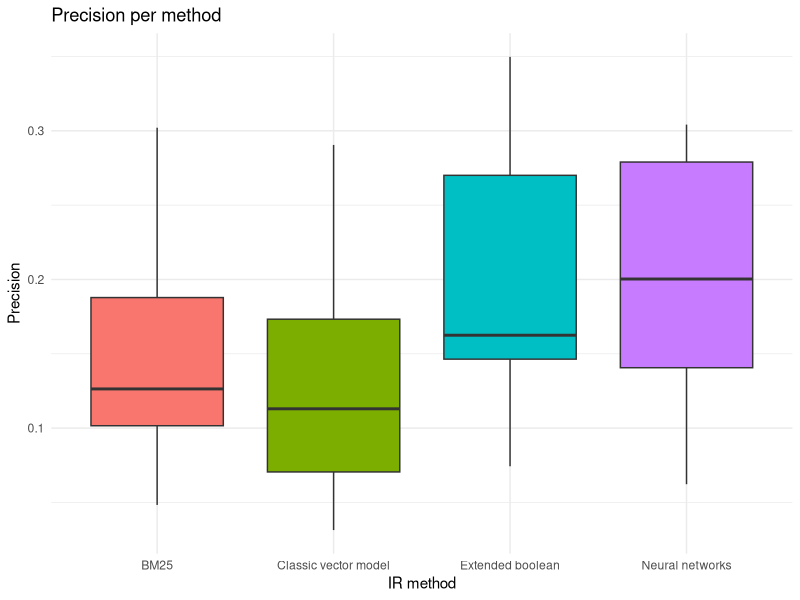

Source code (R):
#loading library
require("ggplot2")

# selecting the current directory
setwd("/Users/tassiovale/Dropbox/PhD Thesis/spltrac/experiment/results/")

# read csv file
data <- read.csv("2017-07-16_21h32m_output.csv")

chart <- ggplot(data=data, aes(x=method, y=precision, fill=method)) +
    geom_boxplot() +
    theme_minimal() +
    ggtitle("Precision per method") +
    labs(x="IR method", y="Precision") +
    scale_fill_discrete(guide=FALSE)

ggsave("2017-07-16_21h32m_precision_chart.eps")